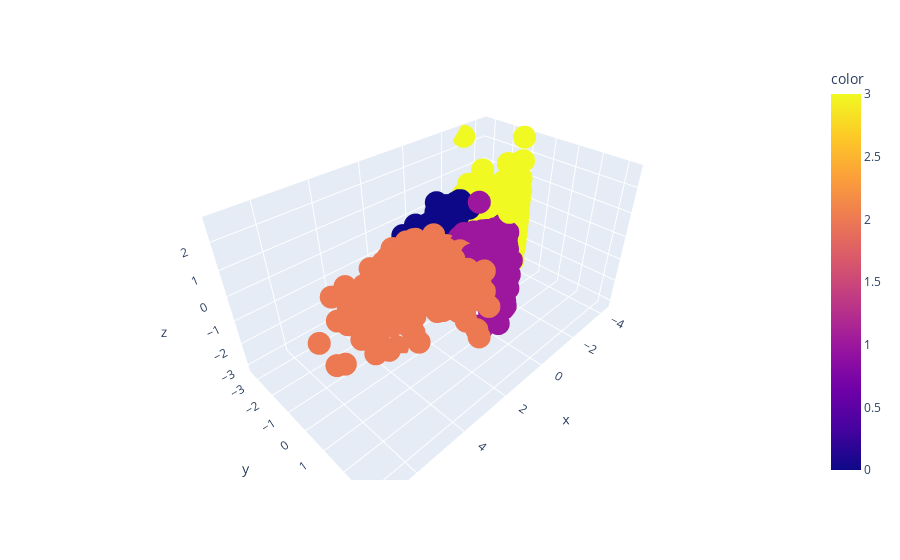

The cell this chart's notebook holds for it:
### Code cell
fig = px.scatter_3d(x=rfm_pca_label[:,0],
                    y=rfm_pca_label[:,1],
                    z=rfm_pca_label[:,2],
                    color=rfm['Cluster'])
fig.show()

### Figure 1 — Plotly figure (JSON) as saved in the notebook; plotly's stock layout.template omitted (floating-point values rounded to 4 significant figures; data arrays with more than 128 entries replaced by an {"elided": "..."} marker saying what was removed)
{"data": [{"hovertemplate": "x=%{x}<br>y=%{y}<br>z=%{z}<br>color=%{marker.color}<extra></extra>", "legendgroup": "", "marker": {"color": {"elided": "5881 int values"}, "coloraxis": "coloraxis", "symbol": "circle"}, "mode": "markers", "name": "", "scene": "scene", "showlegend": false, "type": "scatter3d", "x": {"elided": "5881 float values"}, "y": {"elided": "5881 float values"}, "z": {"elided": "5881 float values"}}], "layout": {"coloraxis": {"colorbar": {"title": {"text": "color"}}, "colorscale": [[0, "#0d0887"], [0.1111, "#46039f"], [0.2222, "#7201a8"], [0.3333, "#9c179e"], [0.4444, "#bd3786"], [0.5556, "#d8576b"], [0.6667, "#ed7953"], [0.7778, "#fb9f3a"], [0.8889, "#fdca26"], [1, "#f0f921"]]}, "legend": {"tracegroupgap": 0}, "margin": {"t": 60}, "scene": {"domain": {"x": [0, 1], "y": [0, 1]}, "xaxis": {"title": {"text": "x"}}, "yaxis": {"title": {"text": "y"}}, "zaxis": {"title": {"text": "z"}}}}}
